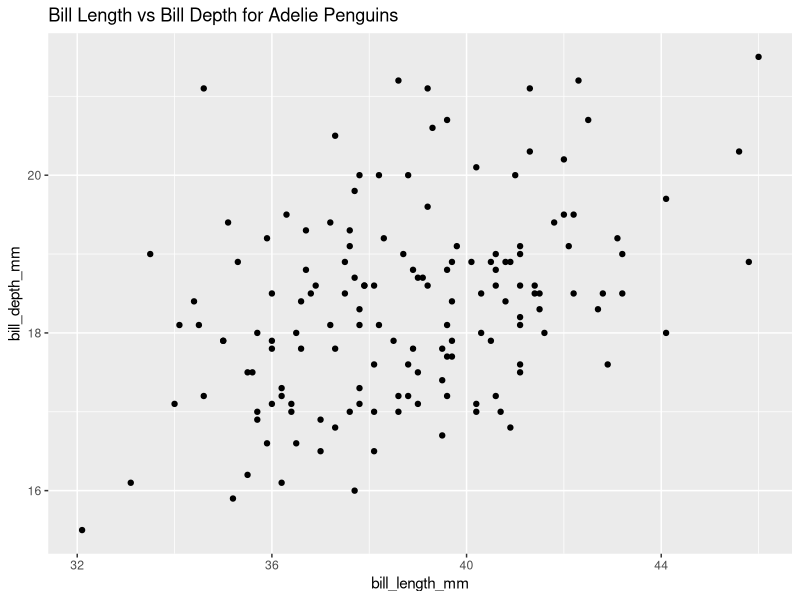
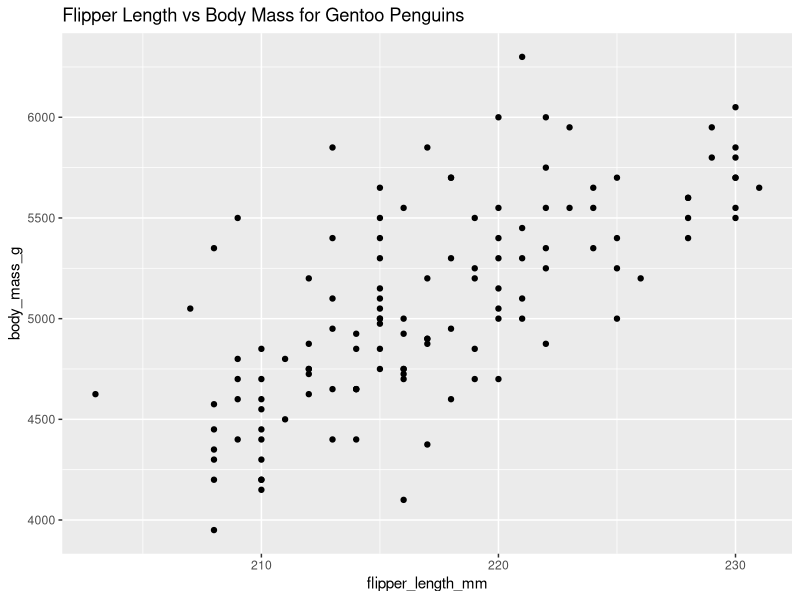

These charts were generated, in order, by the following R code: (Note: this script raises an error after producing the figures.)
# Exercise 1

library(stringr)

string_starts_with <- function(string, prefix) {
  str_sub(string, 1, str_length(prefix)) == prefix
}

repeat_to_match_length <- function(x, y) {
  rep(y, length.out = length(x))
}

# Exercise 2 + 3 

library(palmerpenguins)
library(tidyverse)

filter_penguin_species <- function(data, species_name) {
  data %>%
    filter(species == species_name)
}

make_penguin_scatter <- function(data, x_var, y_var, title) {
  ggplot(data, aes(x = .data[[x_var]], y = .data[[y_var]])) +
    geom_point() +
    labs(
      title = title,
      x = x_var,
      y = y_var
    )
}

plot_penguin_measurements <- function(data,
                                      species_name,
                                      x_var,
                                      y_var,
                                      title = NULL) {
  valid_species <- c("Adelie", "Chinstrap", "Gentoo")
  
  if (!species_name %in% valid_species) {
    stop(
      paste0(
        "`species_name` must be one of: ",
        paste(valid_species, collapse = ", "),
        ". You supplied: ", species_name
      ),
      call. = FALSE
    )
  }
  
  if (!x_var %in% names(data)) {
    stop(
      paste0(
        "`x_var` must be a column in `data`. You supplied: ", x_var
      ),
      call. = FALSE
    )
  }
  
  if (!y_var %in% names(data)) {
    stop(
      paste0(
        "`y_var` must be a column in `data`. You supplied: ", y_var
      ),
      call. = FALSE
    )
  }
  
  if (!is.numeric(data[[x_var]])) {
    stop(
      paste0(
        "`x_var` must refer to a numeric column. `", x_var, "` is not numeric."
      ),
      call. = FALSE
    )
  }
  
  if (!is.numeric(data[[y_var]])) {
    stop(
      paste0(
        "`y_var` must refer to a numeric column. `", y_var, "` is not numeric."
      ),
      call. = FALSE
    )
  }
  
  filtered_data <- filter_penguin_species(data, species_name)
  
  if (is.null(title)) {
    title <- paste("Penguin plot for", species_name)
  }
  
  make_penguin_scatter(
    data = filtered_data,
    x_var = x_var,
    y_var = y_var,
    title = title
  )
}

plot_penguin_measurements(
  data = penguins,
  species_name = "Adelie",
  x_var = "bill_length_mm",
  y_var = "bill_depth_mm",
  title = "Bill Length vs Bill Depth for Adelie Penguins"
)

plot_penguin_measurements(
  data = penguins,
  species_name = "Gentoo",
  x_var = "flipper_length_mm",
  y_var = "body_mass_g",
  title = "Flipper Length vs Body Mass for Gentoo Penguins"
)

# Error testing

plot_penguin_measurements(
  data = penguins,
  species_name = "Penguin",
  x_var = "bill_length_mm",
  y_var = "bill_depth_mm"
)

plot_penguin_measurements(
  data = penguins,
  species_name = "Adelie",
  x_var = "fluffiness",
  y_var = "bill_depth_mm"
)

plot_penguin_measurements(
  data = penguins,
  species_name = "Adelie",
  x_var = "island",
  y_var = "bill_depth_mm"
)

# Exercise 4

fibonacci_iterative <- function(n) {
  if (!is.numeric(n) || length(n) != 1 || n < 0 || n != as.integer(n)) {
    stop("`n` must be a single non-negative integer.", call. = FALSE)
  }
  
  if (n == 0) return(0)
  if (n == 1) return(1)
  
  a <- 0
  b <- 1
  
  for (i in 2:n) {
    temp <- a + b
    a <- b
    b <- temp
  }
  
  b
}

fibonacci_recursive <- function(n) {
  if (!is.numeric(n) || length(n) != 1 || n < 0 || n != as.integer(n)) {
    stop("`n` must be a single non-negative integer.", call. = FALSE)
  }
  
  if (n == 0) return(0)
  if (n == 1) return(1)
  
  fibonacci_recursive(n - 1) + fibonacci_recursive(n - 2)
}

fibonacci_iterative(30)
fibonacci_recursive(30)

system.time(replicate(1000, fibonacci_iterative(30)))
system.time(replicate(100, fibonacci_recursive(30)))

# Exercise 5

# Task 1

summarise_species <- function(species_name, data = penguins) {
  species_data <- data[data$species == species_name, ]
  
  if (nrow(species_data) == 0) {
    stop(
      paste0("`species_name` must be one of: ",
             paste(unique(data$species), collapse = ", "),
             ". You supplied: ", species_name),
      call. = FALSE
    )
  }
  
  mean_bill <- mean(species_data$bill_length_mm, na.rm = TRUE)
  mean_mass <- mean(species_data$body_mass_g, na.rm = TRUE)
  
  cat(species_name, "— mean bill:", mean_bill,
      "mean mass:", mean_mass, "\n")
}

# Task 2

load_penguin_data <- function() {
  penguins
}

clean_penguin_data <- function(data) {
  data[!is.na(data$bill_length_mm) & !is.na(data$body_mass_g), ]
}

filter_penguin_species <- function(data, species_name) {
  filtered_data <- data[data$species == species_name, ]
  
  if (nrow(filtered_data) == 0) {
    stop(
      paste0("`species_name` must be one of: ",
             paste(unique(data$species), collapse = ", "),
             ". You supplied: ", species_name),
      call. = FALSE
    )
  }
  
  filtered_data
}

summarise_penguin_data <- function(data) {
  cat("n =", nrow(data), "\n")
  cat("mean bill length:", mean(data$bill_length_mm), "\n")
  cat("mean body mass:", mean(data$body_mass_g), "\n")
}

plot_penguin_data <- function(data, species_name) {
  ggplot(data, aes(x = bill_length_mm, y = body_mass_g)) +
    geom_point() +
    labs(title = paste("Bill length vs. body mass —", species_name))
}

penguin_report <- function(species_name) {
  data <- load_penguin_data()
  data <- clean_penguin_data(data)
  data <- filter_penguin_species(data, species_name)
  
  summarise_penguin_data(data)
  plot_penguin_data(data, species_name)
}

penguin_report("Gentoo")

# Exercise 6 (skip reflection log)

# Exercise 7

library(dplyr)

validate_starwars_inputs <- function(data,
                                     plot_type,
                                     x_var,
                                     y_var = NULL,
                                     group_var = NULL) {
  plot_type <- match.arg(plot_type, c("histogram", "scatter", "bar"))
  
  if (!is.data.frame(data)) {
    stop("`data` must be a data frame or tibble.", call. = FALSE)
  }
  
  if (nrow(data) == 0) {
    stop("`data` must contain at least one row.", call. = FALSE)
  }
  
  required_cols <- c(x_var, y_var, group_var)
  required_cols <- required_cols[!is.null(required_cols)]
  
  missing_cols <- setdiff(required_cols, names(data))
  if (length(missing_cols) > 0) {
    stop(
      paste0(
        "These columns are missing from `data`: ",
        paste(missing_cols, collapse = ", ")
      ),
      call. = FALSE
    )
  }
  
  if (!is.numeric(data[[x_var]])) {
    stop(
      paste0("`x_var` must refer to a numeric column. `", x_var, "` is not numeric."),
      call. = FALSE
    )
  }
  
  if (plot_type == "scatter") {
    if (is.null(y_var)) {
      stop("For `plot_type = \"scatter\"`, you must supply `y_var`.", call. = FALSE)
    }
    
    if (!is.numeric(data[[y_var]])) {
      stop(
        paste0("`y_var` must refer to a numeric column. `", y_var, "` is not numeric."),
        call. = FALSE
      )
    }
  }
  
  if (plot_type == "bar" && is.null(group_var)) {
    stop("For `plot_type = \"bar\"`, you must supply `group_var`.", call. = FALSE)
  }
  
  plot_type
}

clean_starwars_data <- function(data,
                                x_var,
                                y_var = NULL,
                                group_var = NULL) {
  required_cols <- c(x_var, y_var, group_var)
  required_cols <- required_cols[!is.null(required_cols)]
  
  cleaned_data <- data %>%
    filter(if_all(all_of(required_cols), ~ !is.na(.x)))
  
  if (nrow(cleaned_data) == 0) {
    stop("No rows remain after removing missing values.", call. = FALSE)
  }
  
  cleaned_data
}

summarise_starwars_groups <- function(data,
                                      group_var,
                                      value_var,
                                      top_n = 10) {
  data %>%
    group_by(group = .data[[group_var]]) %>%
    summarise(
      n = n(),
      mean_value = mean(.data[[value_var]], na.rm = TRUE),
      median_value = median(.data[[value_var]], na.rm = TRUE),
      .groups = "drop"
    ) %>%
    arrange(desc(n)) %>%
    slice_head(n = top_n)
}

plot_starwars_data <- function(data,
                               plot_type,
                               x_var,
                               y_var = NULL,
                               group_var = NULL,
                               top_n = 10) {
  plot_type <- match.arg(plot_type, c("histogram", "scatter", "bar"))
  
  if (plot_type == "histogram") {
    return(
      ggplot(data, aes(x = .data[[x_var]])) +
        geom_histogram(bins = 30, fill = "steelblue", color = "white") +
        labs(
          title = paste("Distribution of", x_var),
          x = x_var,
          y = "Count"
        )
    )
  }
  
  if (plot_type == "scatter") {
    if (is.null(group_var)) {
      return(
        ggplot(data, aes(x = .data[[x_var]], y = .data[[y_var]])) +
          geom_point(alpha = 0.8) +
          labs(
            title = paste(x_var, "vs", y_var),
            x = x_var,
            y = y_var
          )
      )
    }
    
    return(
      ggplot(data, aes(x = .data[[x_var]], y = .data[[y_var]], color = .data[[group_var]])) +
        geom_point(alpha = 0.8) +
        labs(
          title = paste(x_var, "vs", y_var, "by", group_var),
          x = x_var,
          y = y_var,
          color = group_var
        )
    )
  }
  
  summary_data <- summarise_starwars_groups(
    data = data,
    group_var = group_var,
    value_var = x_var,
    top_n = top_n
  )
  
  ggplot(summary_data, aes(x = reorder(group, mean_value), y = mean_value)) +
    geom_col(fill = "steelblue") +
    coord_flip() +
    labs(
      title = paste("Mean", x_var, "by", group_var),
      x = group_var,
      y = paste("Mean", x_var)
    )
}

starwars_report <- function(data = dplyr::starwars,
                            plot_type = c("histogram", "scatter", "bar"),
                            x_var,
                            y_var = NULL,
                            group_var = NULL,
                            top_n = 10) {
  plot_type <- validate_starwars_inputs(
    data = data,
    plot_type = match.arg(plot_type),
    x_var = x_var,
    y_var = y_var,
    group_var = group_var
  )
  
  cleaned_data <- clean_starwars_data(
    data = data,
    x_var = x_var,
    y_var = y_var,
    group_var = group_var
  )
  
  summary_data <- NULL
  if (!is.null(group_var)) {
    summary_data <- summarise_starwars_groups(
      data = cleaned_data,
      group_var = group_var,
      value_var = x_var,
      top_n = top_n
    )
  }
  
  plot_obj <- plot_starwars_data(
    data = cleaned_data,
    plot_type = plot_type,
    x_var = x_var,
    y_var = y_var,
    group_var = group_var,
    top_n = top_n
  )
  
  list(
    clean_data = cleaned_data,
    summary = summary_data,
    plot = plot_obj
  )
}

# plots

report_bar <- starwars_report(
  data = dplyr::starwars,
  plot_type = "bar",
  x_var = "mass",
  group_var = "species",
  top_n = 8
)

report_bar$summary
report_bar$plot


report_hist <- starwars_report(
  data = dplyr::starwars,
  plot_type = "histogram",
  x_var = "height"
)

report_hist$plot

report_scatter <- starwars_report(
  data = dplyr::starwars,
  plot_type = "scatter",
  x_var = "height",
  y_var = "mass",
  group_var = "gender"
)

report_scatter$plot

# edge cases

starwars_report(
  data = dplyr::starwars,
  plot_type = "histogram",
  x_var = "midichlorians"
)

starwars_report(
  data = dplyr::starwars,
  plot_type = "histogram",
  x_var = "species"
)

starwars_report(
  data = dplyr::starwars[0, ],
  plot_type = "histogram",
  x_var = "height"
)
